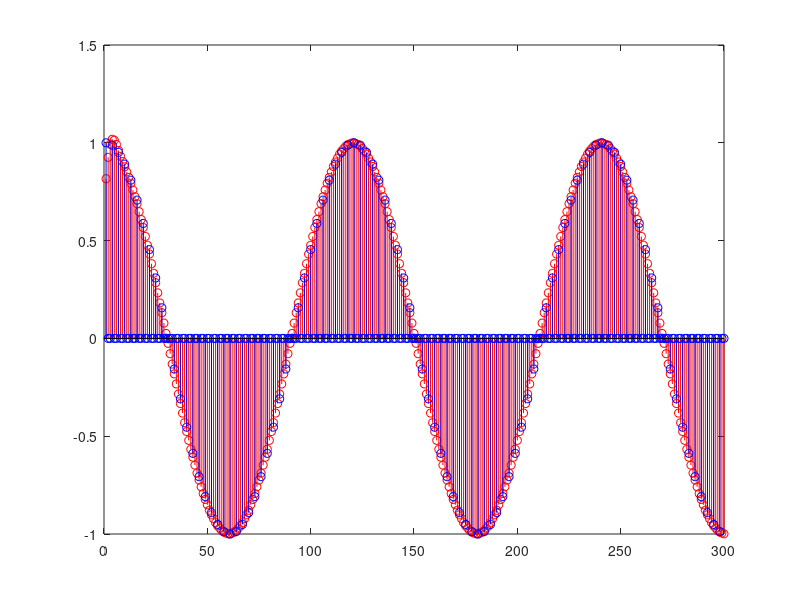

This figure's MATLAB source:
clear;
clc;
close all

f0 = 500;         % Signal frequency
fs = 20000;       % Sampling frequency
Ts = 1/fs;        % Sampling period
t = 0:Ts:1000*Ts; % Time interval (from 0 to 1 second)

X = exp(1i*2*pi*f0*t); % Complex signal
y = real(X);           % Real part of the signal

L = 3;                % Signal length
N = length(y);        % FFT size
Y = fft(y);           % FFT calculation

f = (0:N-1)*(fs/N);   % Frequency axis

ys = interp(y, L);    % Interpolation
xs = upsample(y, L);  % Upsampling

figure;
stem(ys(1:300), 'r'); % Plot ys with red color
hold on;              % Hold the current plot
stem(xs(1:300), 'b'); % Plot xs with blue color

hold off;
